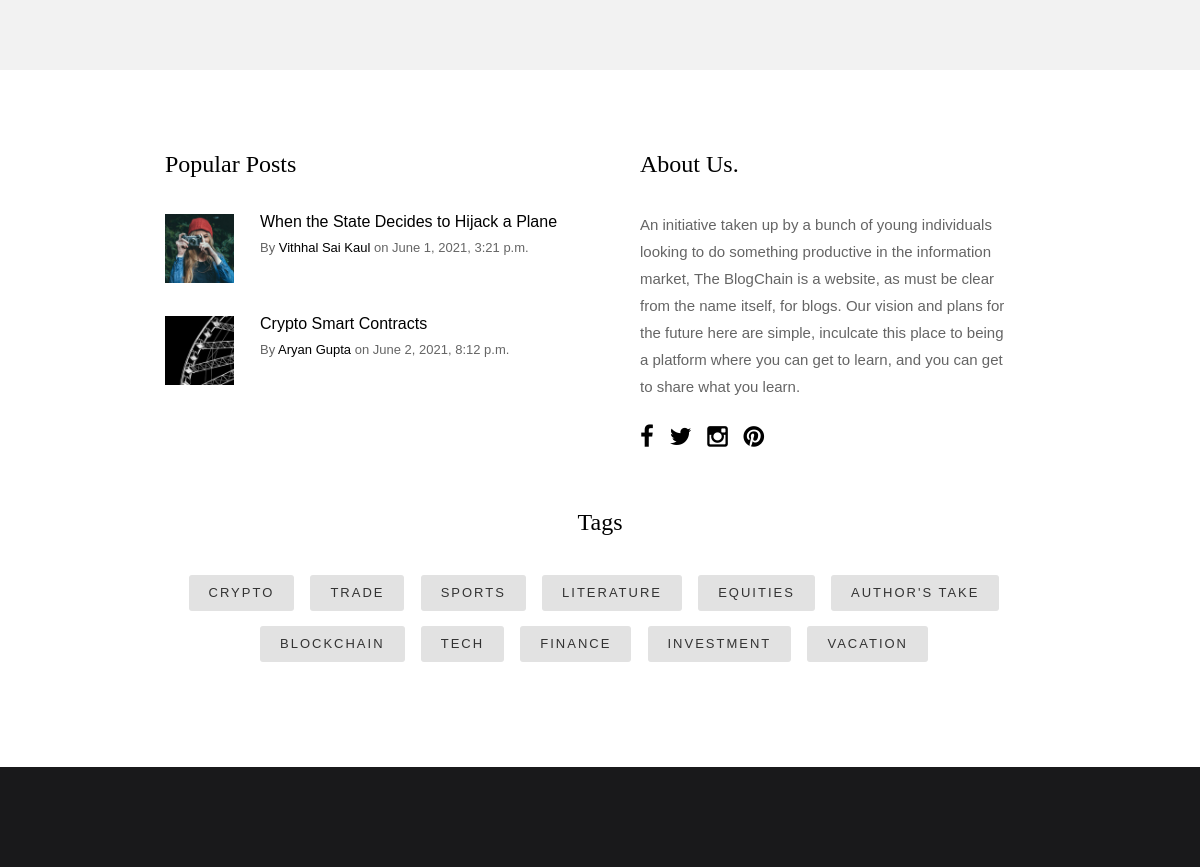
Page /about/ (middle part) on the earlier database version.
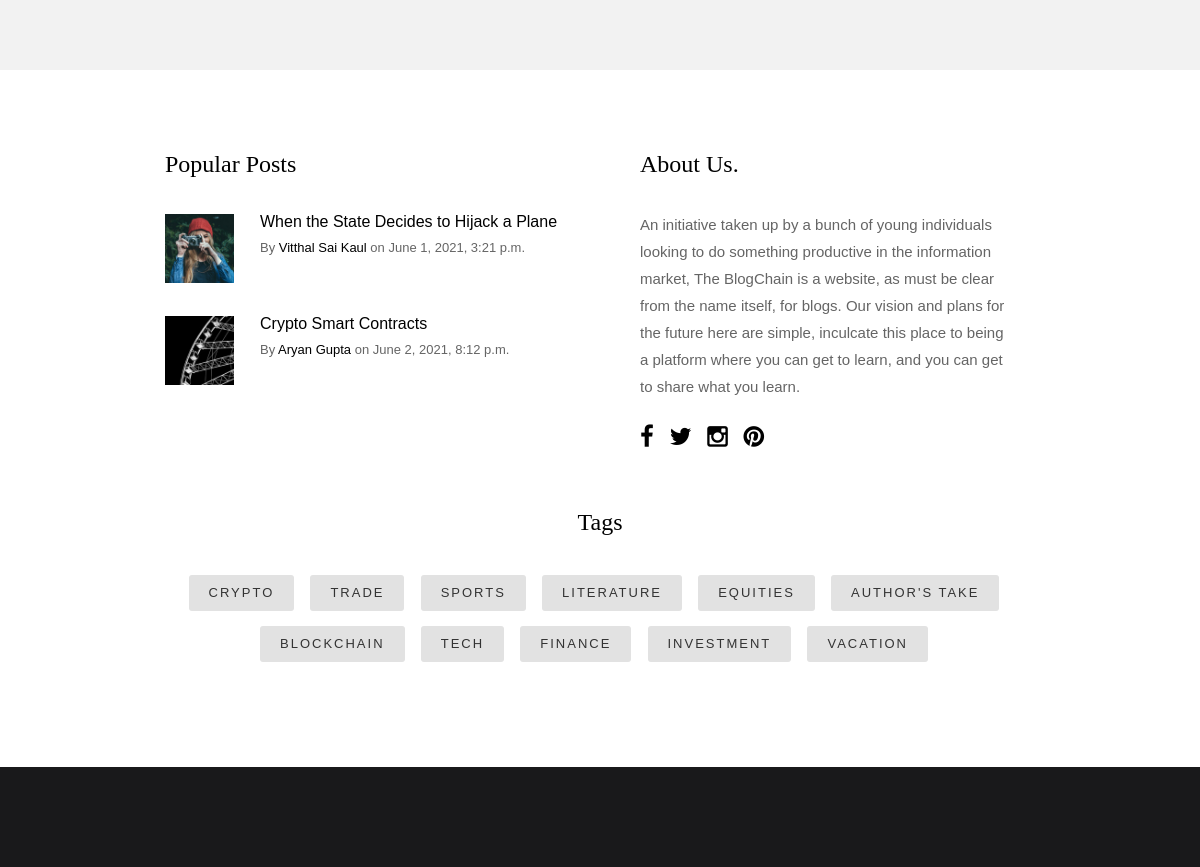
Same page on the later database version.
### blog/models.py (models this page shows, shortened)
class Post(models.Model):
	id_num = models.CharField(max_length=3, default='000')
	tag = models.CharField(max_length=100, default='tag name')
	title = models.CharField(max_length=100)
	content = models.TextField(max_length=320)
	date_posted = models.DateTimeField(default=timezone.now)
	author = models.CharField(max_length=100, default=User)

### blog/views.py (the view)
# urls.py: path('about/', blog_views.about, name='about'),
def about(request):
	return render(request, 'blog/about.html', context)

### blog/templates/blog/about.html (shortened to what this page needs)
{% load static %}
<html class="no-js" lang="en">
<head>
    <link rel="stylesheet" href="{% static 'blog/css/base.css' %}">
    <link rel="stylesheet" href="{% static 'blog/css/vendor.css' %}">
    <link rel="stylesheet" href="{% static 'blog/css/main.css' %}">
</head>
<body id="top">
    <section class="s-content s-content--narrow">
    </section>
    <section class="s-extra">
        <div class="row top">
            <div class="col-eight md-six tab-full popular">
                <h3>Popular Posts</h3>
                <div class="block-1-2 block-m-full popular__posts">
                    {% for post in posts %}
                    {% if post.id_num == '001' %}
                    <article class="col-block popular__post">
                        <a href="/audio" class="popular__thumb">
                            <img src="{% static 'blog/images/thumbs/small/wheel-150.jpg' %}" alt="">
                        </a>
                        <h5><a href="#0">{{ post.title }}</a></h5>
                        <section class="popular__meta">
                                <span class="popular__author"><span>By</span> <a href="#0">{{ post.author }}</a></span>
                            <span class="popular__date"><span>on</span> <time datetime="2017-12-19">{{ post.date_posted }}</time></span>
                        </section>
                    </article>
                    {% endif %}
                    {% if post.id_num == '002' %}
                    <article class="col-block popular__post">
                        <a href="/gallery" class="popular__thumb">
                            <img src="{% static 'blog/images/thumbs/small/shutterbug-150.jpg' %}" alt="">
                        </a>
                       <h5><a href="#0">{{ post.title }}</a></h5>
                        <section class="popular__meta">
                                <span class="popular__author"><span>By</span> <a href="#0">{{ post.author }}</a></span>
                            <span class="popular__date"><span>on</span> <time datetime="2017-12-19">{{ post.date_posted }}</time></span>
                        </section>
                    </article>
                    {% endif %}
                    {% endfor %}
                </div>
            </div>
            <div class="col-four md-six tab-full about">
                <h3>About Us.</h3>
                <p>
                {% for info in info %}
                {{ info.about_us }}
                {% endfor %}
                </p>
                <ul class="about__social">
                    <li>
                        <a href="#0"><i class="fa fa-facebook" aria-hidden="true"></i></a>
                    </li>
                    <li>
                        <a href="#0"><i class="fa fa-twitter" aria-hidden="true"></i></a>
                    </li>
                    <li>
                        <a href="#0"><i class="fa fa-instagram" aria-hidden="true"></i></a>
                    </li>
                    <li>
                        <a href="#0"><i class="fa fa-pinterest" aria-hidden="true"></i></a>
                    </li>
                </ul>
            </div>
        </div>
        <div class="row bottom tags-wrap">
            <div class="col-full tags">
                <h3>Tags</h3>
                <div class="tagcloud">
                    <a href="#0">Crypto</a>
                    <a href="#0">Trade</a>
                    <a href="#0">Sports</a>
                    <a href="#0">Literature</a>
                    <a href="#0">Equities</a>
                    <a href="#0">Author's take</a>
                    <a href="#0">Blockchain</a>
                    <a href="#0">Tech</a>
                    <a href="#0">Finance</a>
                    <a href="#0">Investment</a>
                    <a href="#0">Vacation</a>
            </div>
        </div>
    </section>
    <footer class="s-footer">
    </footer>
</body>
</html>

Differences in the rows shown:
changed Post "When the State Decides to Hijack a Plane": author "Vithhal Sai Kaul" → "Vitthal Sai Kaul"
